Frame 1 (no input): blank canvas, image omitted
Frame 60 (the mouse pressed at the canvas centre just before this capture): blank canvas, image omitted
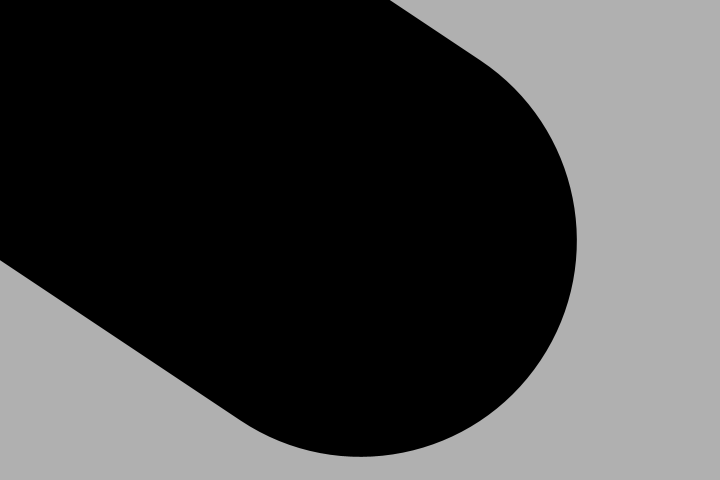
Frame 120 (the mouse held since frame 60 and released just before this capture)

The Processing sketch whose frames 1 and 60 were blank and that drew this single picture after the mouse press (run headless with seeded random() and noise(); from frame 60 on, the mouse is pressed at the canvas centre):

// Processing sketch: sketch_07_thickness
// ── sketch_07_thickness.pde
void setup() {
  size(720, 480);
  background(176, 176, 176);
}

void draw() {
  if (mousePressed) {
    float thick = dist(mouseX, mouseY, pmouseX, pmouseY);
    strokeWeight(thick);
    stroke(0, 0, 0);
    line(mouseX, mouseY, pmouseX, pmouseY);  
  }
}
